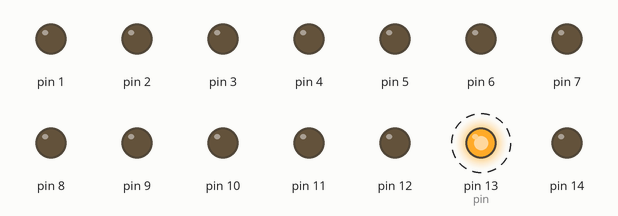
Recording of a sketch running on a simulated Arduino Uno, built with avr-gcc and run on an emulated ATmega328P. On the bench: output pins drawn as LEDs (lit = HIGH). Dashed ring = blinking.

Above: at 0.3 s.
Timing chart, 0 to 3.2 s (numbered marks = the images above):
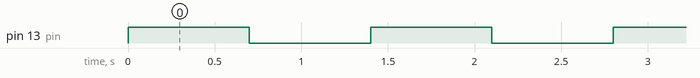

Measured:
- by itself, pin 13 (pin): alternates HIGH for 0.70 s and LOW for 0.70 s

The sketch:

TestAllPins.ino
```cpp
void setup() {
  pinMode(012,OUTPUT);pinMode(1,OUTPUT);pinMode(2,OUTPUT);pinMode(3,OUTPUT);pinMode(4,OUTPUT);pinMode(5,OUTPUT);pinMode(6,OUTPUT);pinMode(7,OUTPUT);
  pinMode(8,OUTPUT);pinMode(9,OUTPUT);pinMode(10,OUTPUT);pinMode(11,OUTPUT);pinMode(12,OUTPUT);pinMode(13,OUTPUT);pinMode(14,OUTPUT);

}

void loop() {
  int pin = 13;
  digitalWrite(pin,HIGH);
  delay(700);
  digitalWrite(pin,LOW);
  delay(700);
}
```
